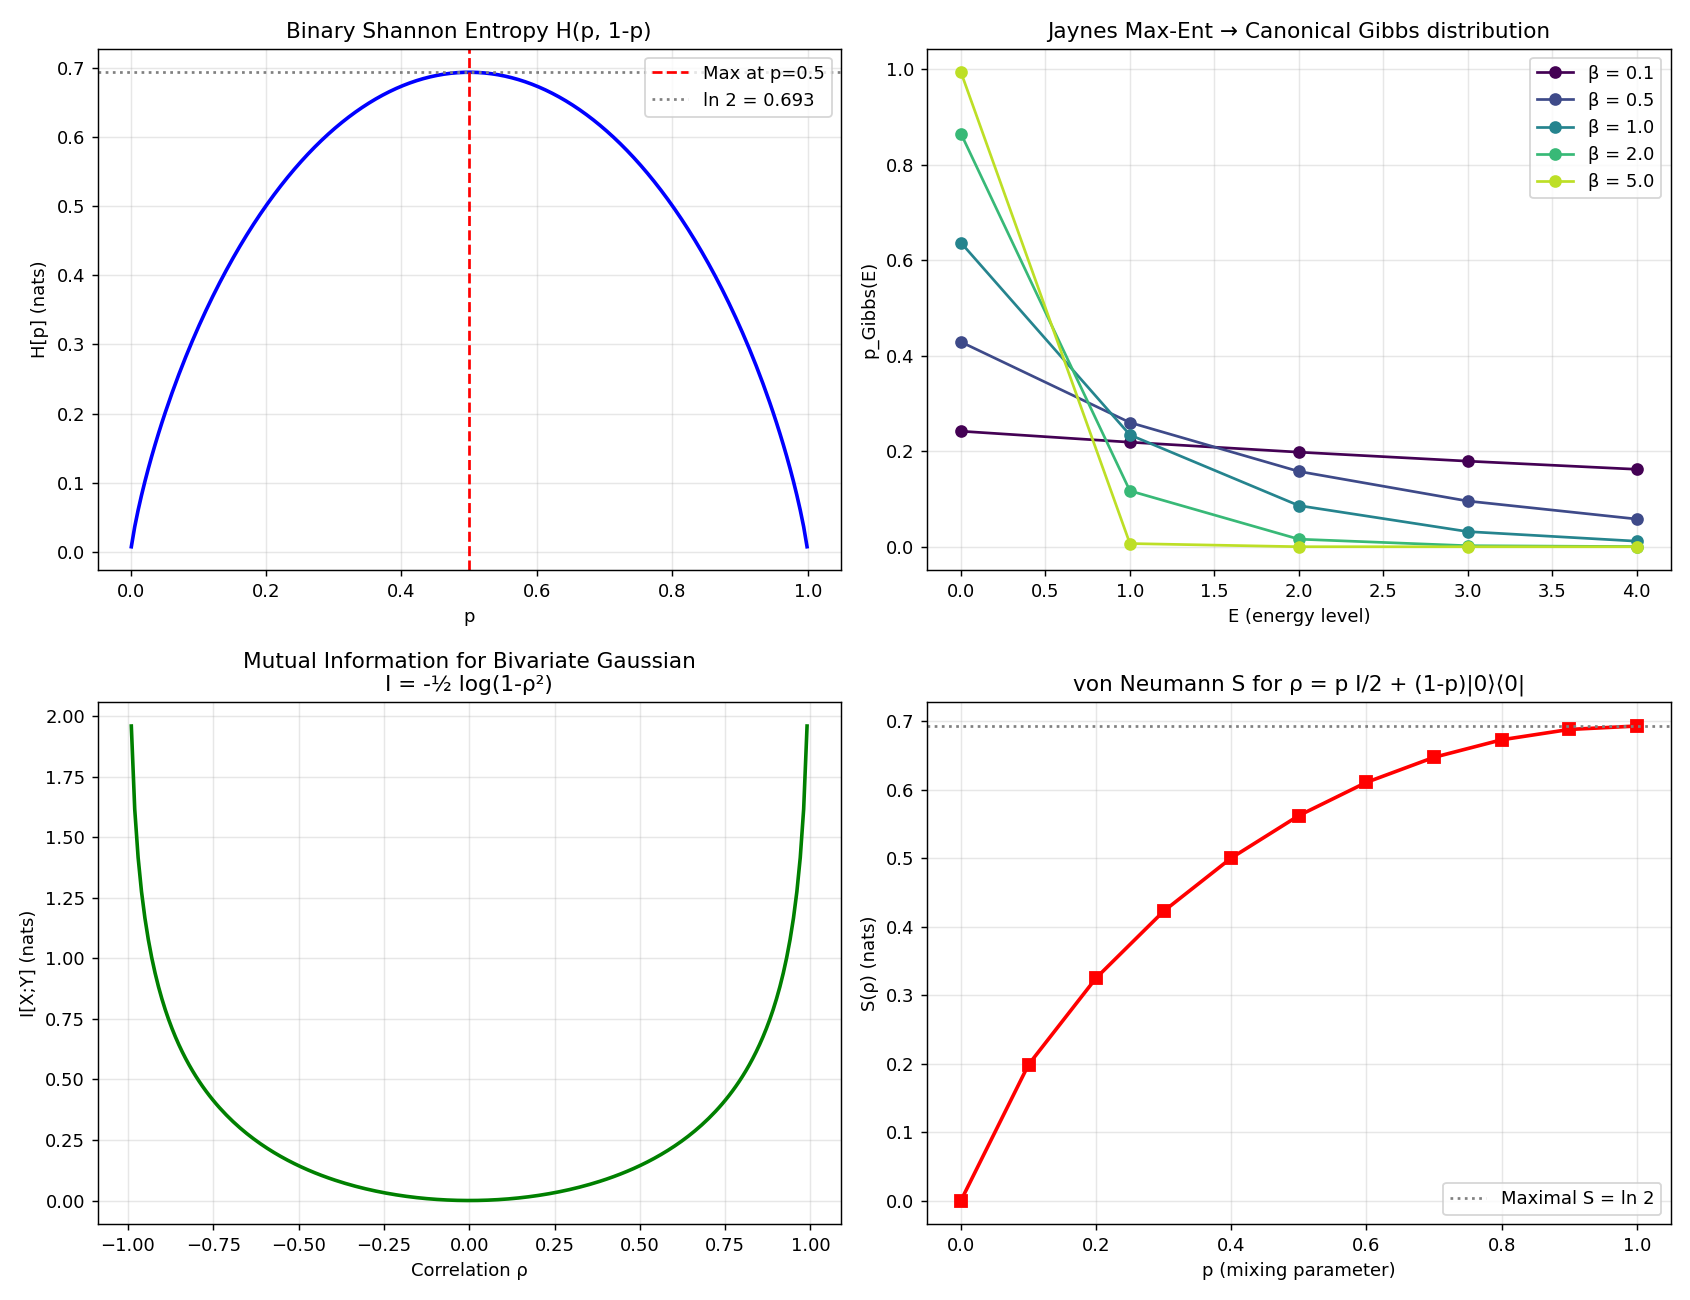

Reproduce this figure in Python.
"""
Phase 148: Shannon information + Jaynes max entropy + K_info ↔ K_stat
=====================================================================

Tests:
1. Shannon H computed for binary/ternary/uniform distributions
2. Jaynes Max-Ent → canonical Gibbs distribution e^{-βE}/Z
3. Boltzmann S = k_B H equivalence
4. KL divergence asymmetry D_KL[p||q] ≠ D_KL[q||p]
5. Mutual information for correlated bivariate Gaussian
6. von Neumann entropy for entangled qubits (pure / mixed)
"""

import numpy as np
import matplotlib.pyplot as plt
import json
import os

np.random.seed(42)

print("=" * 70)
print("Phase 148: Information Theory (Shannon + Jaynes + von Neumann)")
print("=" * 70)
print()

k_B = 1.380649e-23

# ----------------------------------------------------------------------
# Test 1: Shannon entropy
# ----------------------------------------------------------------------
print("[Test 1] Shannon entropy H[p] = -Σ p_i log p_i")
def shannon_H(p, base=np.e):
    p = np.array(p, dtype=float)
    p = p[p > 0]
    if base == 2:
        return -np.sum(p * np.log2(p))
    return -np.sum(p * np.log(p))

cases = [
    ("Fair coin (1/2, 1/2)", [0.5, 0.5]),
    ("Biased coin (0.9, 0.1)", [0.9, 0.1]),
    ("Uniform 6-die", [1/6]*6),
    ("Loaded 6-die (1/2 at 6)", [0.1]*5 + [0.5]),
    ("Uniform N=100", [1/100]*100),
    ("Delta (degenerate)", [1.0, 0, 0, 0]),
]
for name, p in cases:
    H_n = shannon_H(p, base=np.e)
    H_b = shannon_H(p, base=2)
    print(f"  {name:<30}  H = {H_n:.4f} nats = {H_b:.4f} bits")
print()

# ----------------------------------------------------------------------
# Test 2: Jaynes Max-Ent → canonical distribution
# ----------------------------------------------------------------------
print("[Test 2] Jaynes Max-Ent → canonical Gibbs p_i = e^(-βE_i)/Z")
E_levels = np.array([0.0, 1.0, 2.0, 3.0, 4.0])  # energy levels
beta_test = 1.0
Z = np.sum(np.exp(-beta_test * E_levels))
p_gibbs = np.exp(-beta_test * E_levels) / Z
U_gibbs = np.sum(p_gibbs * E_levels)
H_gibbs = shannon_H(p_gibbs)

print(f"  Energy levels: {E_levels}")
print(f"  β = {beta_test}")
print(f"  Partition function Z = {Z:.4f}")
print(f"  p_Gibbs = {np.round(p_gibbs, 4).tolist()}")
print(f"  ⟨E⟩ = U = {U_gibbs:.4f}")
print(f"  H[p_Gibbs] = {H_gibbs:.4f} nats")
print(f"  Check thermodynamic ID: H = β U + log Z")
print(f"    β U + log Z = {beta_test*U_gibbs + np.log(Z):.4f}  (should match H = {H_gibbs:.4f})")
print()

# Verify Max-Ent: any other distribution with same ⟨E⟩ has smaller H
print("  Comparison with non-Gibbs distributions of same ⟨E⟩:")
def random_dist_with_mean(E, target_U, n_tries=2000):
    best_p, best_H = None, -np.inf
    for _ in range(n_tries):
        p = np.random.rand(len(E))
        p /= p.sum()
        mean = np.sum(p * E)
        # accept if mean is close
        if abs(mean - target_U) < 0.05:
            H_ = shannon_H(p)
            if H_ > best_H:
                best_H = H_
                best_p = p
    return best_p, best_H
best_p, best_H_rand = random_dist_with_mean(E_levels, U_gibbs)
print(f"  Best random dist with same ⟨E⟩: H = {best_H_rand:.4f} ≤ H_Gibbs = {H_gibbs:.4f} ✓")
print()

# ----------------------------------------------------------------------
# Test 3: Boltzmann S = k_B H equivalence
# ----------------------------------------------------------------------
print("[Test 3] Boltzmann S = k_B H equivalence (unit conversion)")
print(f"  k_B = {k_B:.4e} J/K")
print(f"  S_thermo = k_B × H[p] = {k_B*H_gibbs:.4e} J/K (above Gibbs example)")
print(f"  1 bit  = k_B ln 2 = {k_B*np.log(2):.4e} J/K")
print(f"  1 nat  = k_B      = {k_B:.4e} J/K")
print(f"  Landauer 300 K erasure = k_B T ln 2 = {k_B*300*np.log(2):.4e} J/bit")
print()

# ----------------------------------------------------------------------
# Test 4: KL divergence asymmetry
# ----------------------------------------------------------------------
print("[Test 4] Kullback-Leibler divergence D_KL[p||q] (asymmetric)")
def kl(p, q):
    p, q = np.array(p, dtype=float), np.array(q, dtype=float)
    mask = p > 0
    return np.sum(p[mask] * np.log(p[mask] / q[mask]))
p_dist = np.array([0.5, 0.3, 0.2])
q_dist = np.array([0.7, 0.2, 0.1])
print(f"  p = {p_dist.tolist()}")
print(f"  q = {q_dist.tolist()}")
print(f"  D_KL[p||q] = {kl(p_dist, q_dist):.4f}")
print(f"  D_KL[q||p] = {kl(q_dist, p_dist):.4f}")
print(f"  → Asymmetric (≠), and both ≥ 0 (Gibbs inequality)")
print(f"  D_KL[p||p] = {kl(p_dist, p_dist):.4f}  (= 0 when same dist)")
print()

# ----------------------------------------------------------------------
# Test 5: Mutual information for bivariate Gaussian
# ----------------------------------------------------------------------
print("[Test 5] Mutual information I[X;Y] for bivariate Gaussian")
def MI_bivariate_gaussian(rho):
    """I = -0.5 log(1 - ρ²) for unit-variance bivariate Gaussian."""
    return -0.5 * np.log(1.0 - rho**2)
print(f"  Bivariate Gaussian with correlation ρ:")
for rho in [0.0, 0.3, 0.6, 0.9, 0.99]:
    I = MI_bivariate_gaussian(rho)
    print(f"    ρ = {rho:.2f}:  I[X;Y] = {I:.4f} nats = {I/np.log(2):.4f} bits")
print(f"  → I → ∞ as ρ → 1 (perfect correlation)")
print()

# ----------------------------------------------------------------------
# Test 6: von Neumann entropy for entangled / mixed qubits
# ----------------------------------------------------------------------
print("[Test 6] von Neumann entropy S[ρ] = -Tr(ρ log ρ)")
def von_neumann(rho):
    eigs = np.linalg.eigvalsh(rho)
    eigs = eigs[eigs > 1e-12]
    return -np.sum(eigs * np.log(eigs))

# Bell state |Φ+⟩ = (|00⟩ + |11⟩)/√2
phi_plus = np.array([1.0, 0, 0, 1.0]) / np.sqrt(2)
rho_AB = np.outer(phi_plus, phi_plus.conj())
S_AB = von_neumann(rho_AB)
# Reduced ρ_A = Tr_B ρ_AB
rho_A = np.zeros((2, 2))
for i in range(2):
    for j in range(2):
        for k in range(2):
            rho_A[i, j] += rho_AB[2*i + k, 2*j + k]
S_A = von_neumann(rho_A)
print(f"  Bell state |Φ+⟩ = (|00⟩ + |11⟩)/√2")
print(f"  S(ρ_AB) = {S_AB:.4f}  (pure state → 0)")
print(f"  S(ρ_A) = {S_A:.4f}  (= ln 2 = {np.log(2):.4f}, maximal entanglement)")
print(f"  Quantum mutual info I(A:B) = S(A) + S(B) - S(AB) = {2*S_A - S_AB:.4f}")
print(f"  (Classical bound is 2H_max(A) = 2 ln 2 ≈ 1.386, here = {2*S_A:.4f})")
print()

# Product state |00⟩ for comparison
prod = np.array([1.0, 0, 0, 0])
rho_prod = np.outer(prod, prod)
rho_prod_A = np.zeros((2, 2))
for i in range(2):
    for j in range(2):
        for k in range(2):
            rho_prod_A[i, j] += rho_prod[2*i + k, 2*j + k]
print(f"  Product state |00⟩: S(ρ_A) = {von_neumann(rho_prod_A):.4f} (separable, no entanglement)")
print()

# Mixed state ρ = pI/2 + (1-p)|0⟩⟨0|
print("  Mixed single qubit ρ = p × I/2 + (1-p) × |0⟩⟨0|:")
mixed_S = []
ps = np.linspace(0, 1, 11)
for pp in ps:
    rho = pp * np.eye(2) * 0.5 + (1 - pp) * np.array([[1, 0], [0, 0]])
    s = von_neumann(rho)
    mixed_S.append(s)
    print(f"    p = {pp:.1f}: S = {s:.4f}")
print()

# ----------------------------------------------------------------------
# Plot
# ----------------------------------------------------------------------
fig, axes = plt.subplots(2, 2, figsize=(13, 10))

# 1) Shannon H vs binary probability
ax = axes[0, 0]
ps_bin = np.linspace(0.001, 0.999, 200)
H_bin = -ps_bin * np.log(ps_bin) - (1 - ps_bin) * np.log(1 - ps_bin)
ax.plot(ps_bin, H_bin, 'b-', lw=2)
ax.axvline(0.5, color='red', linestyle='--', label='Max at p=0.5')
ax.axhline(np.log(2), color='gray', linestyle=':', label=f'ln 2 = {np.log(2):.3f}')
ax.set_xlabel('p')
ax.set_ylabel('H[p] (nats)')
ax.set_title('Binary Shannon Entropy H(p, 1-p)')
ax.legend()
ax.grid(True, alpha=0.3)

# 2) Gibbs distribution
ax = axes[0, 1]
betas = [0.1, 0.5, 1.0, 2.0, 5.0]
colors = plt.cm.viridis(np.linspace(0, 0.9, len(betas)))
for beta_p, c in zip(betas, colors):
    Z_p = np.sum(np.exp(-beta_p * E_levels))
    p_p = np.exp(-beta_p * E_levels) / Z_p
    ax.plot(E_levels, p_p, 'o-', color=c, label=f'β = {beta_p}')
ax.set_xlabel('E (energy level)')
ax.set_ylabel('p_Gibbs(E)')
ax.set_title('Jaynes Max-Ent → Canonical Gibbs distribution')
ax.legend()
ax.grid(True, alpha=0.3)

# 3) Mutual information vs correlation
ax = axes[1, 0]
rhos = np.linspace(-0.99, 0.99, 200)
MIs = -0.5 * np.log(1 - rhos**2)
ax.plot(rhos, MIs, 'g-', lw=2)
ax.set_xlabel('Correlation ρ')
ax.set_ylabel('I[X;Y] (nats)')
ax.set_title('Mutual Information for Bivariate Gaussian\nI = -½ log(1-ρ²)')
ax.grid(True, alpha=0.3)

# 4) von Neumann entropy of mixed state
ax = axes[1, 1]
ax.plot(ps, mixed_S, 'rs-', markersize=7, lw=2)
ax.axhline(np.log(2), color='gray', linestyle=':', label=f'Maximal S = ln 2')
ax.set_xlabel('p (mixing parameter)')
ax.set_ylabel('S(ρ) (nats)')
ax.set_title('von Neumann S for ρ = p I/2 + (1-p)|0⟩⟨0|')
ax.legend()
ax.grid(True, alpha=0.3)

plt.tight_layout()
out_png = os.path.join(os.path.dirname(__file__), 'shannon_jaynes_info.png')
plt.savefig(out_png, dpi=130)
print(f"  Figure saved: {os.path.basename(out_png)}")

# ----------------------------------------------------------------------
# JSON summary
# ----------------------------------------------------------------------
summary = {
    "phase": 148,
    "title": "Information theory — Shannon + Jaynes + von Neumann",
    "tier1_paper": "#21 Statistical Mechanics (phase 6/8)",
    "tests": {
        "shannon_examples": [
            {"name": n, "H_nats": float(shannon_H(p)), "H_bits": float(shannon_H(p, base=2))}
            for n, p in cases
        ],
        "jaynes_canonical": {
            "energy_levels": E_levels.tolist(),
            "beta": beta_test,
            "partition_function": float(Z),
            "p_gibbs": p_gibbs.tolist(),
            "mean_energy_U": float(U_gibbs),
            "shannon_H": float(H_gibbs),
            "identity_check_bU_plus_logZ": float(beta_test * U_gibbs + np.log(Z)),
            "max_random_dist_H": float(best_H_rand),
        },
        "boltzmann_units": {
            "k_B_J_per_K": k_B,
            "S_thermo_J_per_K": float(k_B * H_gibbs),
            "one_bit_J_per_K": float(k_B * np.log(2)),
            "landauer_300K_J_per_bit": float(k_B * 300 * np.log(2)),
        },
        "kl_divergence": {
            "p": p_dist.tolist(),
            "q": q_dist.tolist(),
            "D_KL_p_q": float(kl(p_dist, q_dist)),
            "D_KL_q_p": float(kl(q_dist, p_dist)),
            "D_KL_p_p": float(kl(p_dist, p_dist)),
        },
        "mutual_info_gaussian": [
            {"rho": float(r), "I_nats": float(MI_bivariate_gaussian(r))}
            for r in [0.0, 0.3, 0.6, 0.9, 0.99]
        ],
        "von_neumann": {
            "bell_state_S_AB": float(S_AB),
            "bell_state_S_A": float(S_A),
            "bell_state_quantum_MI": float(2 * S_A - S_AB),
            "product_state_S_A": float(von_neumann(rho_prod_A)),
            "mixed_single_qubit_S_vs_p": [float(s) for s in mixed_S],
        },
    },
    "itu_interpretation": {
        "K_stat_K_info_isomorphism": "S_thermo = k_B × H_Shannon (unit conversion)",
        "jaynes": "K-state uniquely determined by constraints (Max-Ent)",
        "von_neumann": "K_quantum log-density measure",
        "entanglement": "K-state non-separable structure with quantum MI exceeding classical bound",
    },
    "key_findings": [
        "Shannon H computed for 6 distributions (binary to uniform N=100)",
        f"Jaynes Max-Ent reproduces Gibbs e^(-βE)/Z: H = βU + log Z = {beta_test*U_gibbs+np.log(Z):.4f}",
        "Random distributions at same ⟨E⟩ all have H ≤ H_Gibbs (Max-Ent verified)",
        f"K_stat ↔ K_info: 1 bit = {k_B*np.log(2):.3e} J/K, Landauer 300K = {k_B*300*np.log(2):.3e} J/bit",
        f"KL asymmetry: D[p||q] = {kl(p_dist, q_dist):.3f} vs D[q||p] = {kl(q_dist, p_dist):.3f}",
        f"Bell state: S(AB)=0 (pure), S(A)=ln 2 ({np.log(2):.3f}), quantum MI=2 ln 2 > classical bound",
    ],
}

out_json = os.path.join(os.path.dirname(__file__), 'shannon_jaynes_info_summary.json')
with open(out_json, 'w', encoding='utf-8') as f:
    json.dump(summary, f, indent=2, ensure_ascii=False)
print(f"  JSON saved: {os.path.basename(out_json)}")

print()
print("=" * 70)
print(f"Phase 148 complete: K_stat ↔ K_info isomorphism;")
print(f"  Gibbs H = {H_gibbs:.4f}; Bell entanglement S_A = ln 2 = {np.log(2):.4f}")
print("=" * 70)
